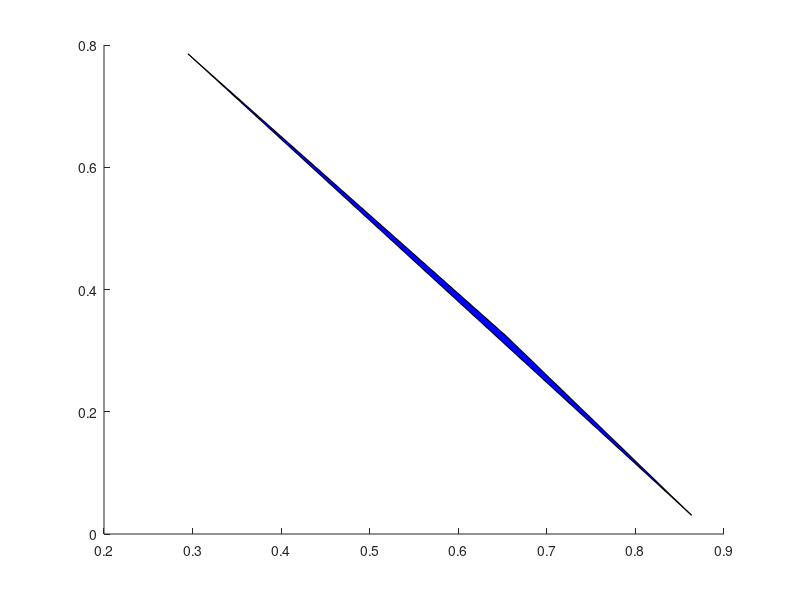

Write the MATLAB code that produced this figure. (Note: this script raises an error after producing the figure.)
N=3;
M=3;

i=2;
j=2;

BzetaNM=@(u,v)bernstein(i,N,u).*bernstein(j,M,v);

P=rand(3);

patch(P(1,:),P(2,:),P(3,:),'b');

bq=zeros(3,1);
bi=zeros(3,1);

A=P(:,1);
B=P(:,2);
C=P(:,3);
AB=B-A;
AC=C-A;

tridown = @(u,v,d)  A(d)+AB(d).*u+AC(d).*v;

disp('time with built in:')
tic
for d = 1:3
    fdown   = @(u,v) BzetaNM(u,v).*tridown(u,v,d);
    bi(d)=integral2(fdown,0,1,0,@(u)1-u);
end
toc
   
disp('time with quad:')
tic
for d = 1:3
    fdown   = @(u,v) BzetaNM(u,v).*tridown(u,v,d);
    bq(d)=int_f(fdown,6,0,1,0,0,0,1);
end
toc
norm(bi-bq)<10^-4